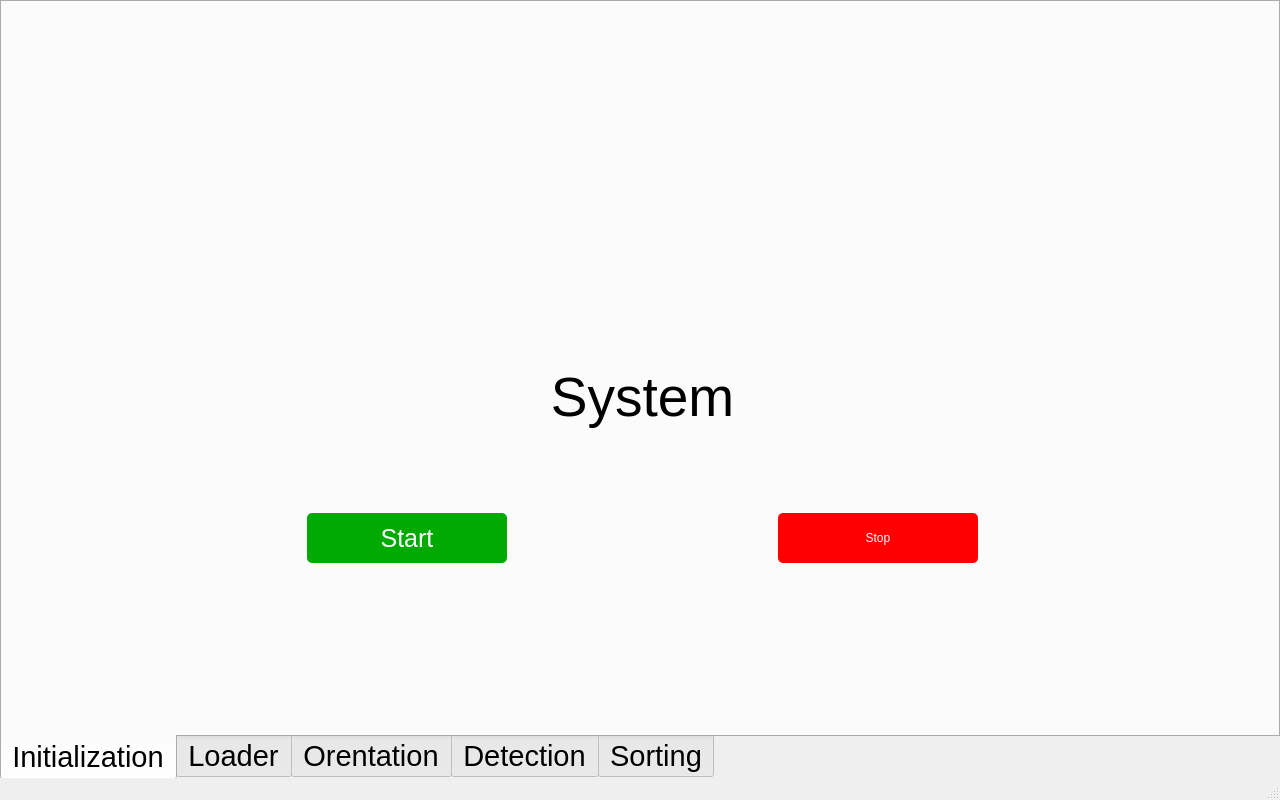
<?xml version="1.0" encoding="UTF-8"?>
<ui version="4.0">
 <class>MainWindow</class>
 <widget class="QMainWindow" name="MainWindow">
  <property name="geometry">
   <rect>
    <x>0</x>
    <y>0</y>
    <width>1280</width>
    <height>800</height>
   </rect>
  </property>
  <property name="minimumSize">
   <size>
    <width>1280</width>
    <height>800</height>
   </size>
  </property>
  <property name="maximumSize">
   <size>
    <width>1280</width>
    <height>800</height>
   </size>
  </property>
  <property name="windowTitle">
   <string>MainWindow</string>
  </property>
  <widget class="QWidget" name="centralwidget">
   <property name="maximumSize">
    <size>
     <width>1280</width>
     <height>800</height>
    </size>
   </property>
   <widget class="QTabWidget" name="tabWidget">
    <property name="geometry">
     <rect>
      <x>0</x>
      <y>0</y>
      <width>1280</width>
      <height>780</height>
     </rect>
    </property>
    <property name="sizePolicy">
     <sizepolicy hsizetype="Preferred" vsizetype="Preferred">
      <horstretch>0</horstretch>
      <verstretch>0</verstretch>
     </sizepolicy>
    </property>
    <property name="minimumSize">
     <size>
      <width>1280</width>
      <height>780</height>
     </size>
    </property>
    <property name="maximumSize">
     <size>
      <width>1280</width>
      <height>780</height>
     </size>
    </property>
    <property name="font">
     <font>
      <pointsize>22</pointsize>
     </font>
    </property>
    <property name="focusPolicy">
     <enum>Qt::TabFocus</enum>
    </property>
    <property name="layoutDirection">
     <enum>Qt::LeftToRight</enum>
    </property>
    <property name="tabPosition">
     <enum>QTabWidget::South</enum>
    </property>
    <property name="currentIndex">
     <number>0</number>
    </property>
    <widget class="QWidget" name="initialization">
     <attribute name="title">
      <string>Initialization</string>
     </attribute>
     <widget class="QLabel" name="logo">
      <property name="geometry">
       <rect>
        <x>20</x>
        <y>20</y>
        <width>270</width>
        <height>80</height>
       </rect>
      </property>
      <property name="minimumSize">
       <size>
        <width>270</width>
        <height>80</height>
       </size>
      </property>
      <property name="maximumSize">
       <size>
        <width>270</width>
        <height>80</height>
       </size>
      </property>
      <property name="text">
       <string/>
      </property>
      <property name="pixmap">
       <pixmap>../../Downloads/calyxtract.jpeg</pixmap>
      </property>
      <property name="scaledContents">
       <bool>true</bool>
      </property>
     </widget>
     <widget class="QWidget" name="layoutWidget">
      <property name="geometry">
       <rect>
        <x>0</x>
        <y>280</y>
        <width>1281</width>
        <height>281</height>
       </rect>
      </property>
      <layout class="QVBoxLayout" name="verticalLayout">
       <property name="spacing">
        <number>1</number>
       </property>
       <property name="leftMargin">
        <number>100</number>
       </property>
       <property name="rightMargin">
        <number>100</number>
       </property>
       <item>
        <widget class="QLabel" name="system">
         <property name="enabled">
          <bool>true</bool>
         </property>
         <property name="font">
          <font>
           <pointsize>41</pointsize>
          </font>
         </property>
         <property name="text">
          <string>System</string>
         </property>
         <property name="alignment">
          <set>Qt::AlignCenter</set>
         </property>
        </widget>
       </item>
       <item>
        <layout class="QHBoxLayout" name="horizontalLayout">
         <property name="spacing">
          <number>66</number>
         </property>
         <item>
          <widget class="QPushButton" name="start">
           <property name="sizePolicy">
            <sizepolicy hsizetype="Preferred" vsizetype="Preferred">
             <horstretch>0</horstretch>
             <verstretch>0</verstretch>
            </sizepolicy>
           </property>
           <property name="maximumSize">
            <size>
             <width>200</width>
             <height>50</height>
            </size>
           </property>
           <property name="font">
            <font>
             <pointsize>19</pointsize>
            </font>
           </property>
           <property name="styleSheet">
            <string notr="true">background:rgb(0, 170, 0);color:rgb(255, 255, 255);border-radius:5px;</string>
           </property>
           <property name="text">
            <string>Start</string>
           </property>
          </widget>
         </item>
         <item>
          <widget class="QPushButton" name="stop">
           <property name="sizePolicy">
            <sizepolicy hsizetype="Preferred" vsizetype="Preferred">
             <horstretch>0</horstretch>
             <verstretch>0</verstretch>
            </sizepolicy>
           </property>
           <property name="maximumSize">
            <size>
             <width>200</width>
             <height>50</height>
            </size>
           </property>
           <property name="styleSheet">
            <string notr="true">background:rgb(255, 0, 0);color:rgb(255, 255, 255);border-radius:5px;</string>
           </property>
           <property name="text">
            <string>Stop</string>
           </property>
          </widget>
         </item>
        </layout>
       </item>
      </layout>
     </widget>
    </widget>
    <widget class="QWidget" name="loader">
     <attribute name="title">
      <string>Loader</string>
     </attribute>
     <widget class="QLabel" name="logo_2">
      <property name="geometry">
       <rect>
        <x>20</x>
        <y>20</y>
        <width>270</width>
        <height>80</height>
       </rect>
      </property>
      <property name="minimumSize">
       <size>
        <width>270</width>
        <height>80</height>
       </size>
      </property>
      <property name="maximumSize">
       <size>
        <width>270</width>
        <height>80</height>
       </size>
      </property>
      <property name="text">
       <string/>
      </property>
      <property name="pixmap">
       <pixmap>../../Downloads/calyxtract.jpeg</pixmap>
      </property>
      <property name="scaledContents">
       <bool>true</bool>
      </property>
     </widget>
     <widget class="QPushButton" name="submit">
      <property name="geometry">
       <rect>
        <x>830</x>
        <y>530</y>
        <width>200</width>
        <height>50</height>
       </rect>
      </property>
      <property name="minimumSize">
       <size>
        <width>200</width>
        <height>50</height>
       </size>
      </property>
      <property name="maximumSize">
       <size>
        <width>200</width>
        <height>50</height>
       </size>
      </property>
      <property name="font">
       <font>
        <pointsize>16</pointsize>
       </font>
      </property>
      <property name="styleSheet">
       <string notr="true">background:rgb(0, 170, 0);color:rgb(255, 255, 255);border-radius:6px;</string>
      </property>
      <property name="text">
       <string>Submit</string>
      </property>
     </widget>
     <widget class="QWidget" name="layoutWidget_4">
      <property name="geometry">
       <rect>
        <x>690</x>
        <y>280</y>
        <width>481</width>
        <height>151</height>
       </rect>
      </property>
      <layout class="QVBoxLayout" name="verticalLayout_5">
       <item>
        <layout class="QHBoxLayout" name="horizontalLayout_5">
         <item>
          <widget class="QLabel" name="duration">
           <property name="font">
            <font>
             <pointsize>19</pointsize>
            </font>
           </property>
           <property name="text">
            <string>Duration</string>
           </property>
           <property name="alignment">
            <set>Qt::AlignCenter</set>
           </property>
          </widget>
         </item>
         <item>
          <widget class="QLabel" name="iteration">
           <property name="font">
            <font>
             <pointsize>19</pointsize>
            </font>
           </property>
           <property name="text">
            <string>Iteration</string>
           </property>
           <property name="alignment">
            <set>Qt::AlignCenter</set>
           </property>
          </widget>
         </item>
        </layout>
       </item>
       <item>
        <layout class="QHBoxLayout" name="horizontalLayout_6">
         <property name="spacing">
          <number>20</number>
         </property>
         <item>
          <widget class="QLineEdit" name="input_Duration">
           <property name="font">
            <font>
             <pointsize>19</pointsize>
            </font>
           </property>
          </widget>
         </item>
         <item>
          <widget class="QLineEdit" name="input_Iteration">
           <property name="font">
            <font>
             <pointsize>19</pointsize>
            </font>
           </property>
          </widget>
         </item>
        </layout>
       </item>
      </layout>
     </widget>
     <widget class="QWidget" name="layoutWidget_5">
      <property name="geometry">
       <rect>
        <x>100</x>
        <y>280</y>
        <width>171</width>
        <height>251</height>
       </rect>
      </property>
      <layout class="QVBoxLayout" name="verticalLayout_6">
       <item>
        <widget class="QCheckBox" name="device1">
         <property name="font">
          <font>
           <pointsize>19</pointsize>
          </font>
         </property>
         <property name="text">
          <string>Device 1</string>
         </property>
        </widget>
       </item>
       <item>
        <widget class="QCheckBox" name="device2">
         <property name="font">
          <font>
           <pointsize>19</pointsize>
          </font>
         </property>
         <property name="text">
          <string>Device 2</string>
         </property>
        </widget>
       </item>
       <item>
        <widget class="QCheckBox" name="device3">
         <property name="font">
          <font>
           <pointsize>19</pointsize>
          </font>
         </property>
         <property name="text">
          <string>Device 3</string>
         </property>
        </widget>
       </item>
      </layout>
     </widget>
    </widget>
    <widget class="QWidget" name="orentation">
     <attribute name="title">
      <string>Orentation</string>
     </attribute>
     <widget class="QLabel" name="logo_3">
      <property name="geometry">
       <rect>
        <x>20</x>
        <y>20</y>
        <width>270</width>
        <height>80</height>
       </rect>
      </property>
      <property name="sizePolicy">
       <sizepolicy hsizetype="Preferred" vsizetype="Preferred">
        <horstretch>0</horstretch>
        <verstretch>0</verstretch>
       </sizepolicy>
      </property>
      <property name="maximumSize">
       <size>
        <width>270</width>
        <height>80</height>
       </size>
      </property>
      <property name="text">
       <string/>
      </property>
      <property name="pixmap">
       <pixmap>../../Downloads/calyxtract.jpeg</pixmap>
      </property>
      <property name="scaledContents">
       <bool>true</bool>
      </property>
     </widget>
     <widget class="QWidget" name="layoutWidget">
      <property name="geometry">
       <rect>
        <x>0</x>
        <y>490</y>
        <width>1271</width>
        <height>171</height>
       </rect>
      </property>
      <layout class="QVBoxLayout" name="verticalLayout_3">
       <item>
        <widget class="QLabel" name="channel">
         <property name="font">
          <font>
           <pointsize>21</pointsize>
          </font>
         </property>
         <property name="text">
          <string>Channel</string>
         </property>
         <property name="alignment">
          <set>Qt::AlignCenter</set>
         </property>
        </widget>
       </item>
       <item>
        <layout class="QHBoxLayout" name="horizontalLayout_4">
         <item>
          <widget class="QPushButton" name="shifin">
           <property name="sizePolicy">
            <sizepolicy hsizetype="Preferred" vsizetype="Preferred">
             <horstretch>0</horstretch>
             <verstretch>0</verstretch>
            </sizepolicy>
           </property>
           <property name="maximumSize">
            <size>
             <width>150</width>
             <height>50</height>
            </size>
           </property>
           <property name="font">
            <font>
             <pointsize>15</pointsize>
            </font>
           </property>
           <property name="styleSheet">
            <string notr="true">background:rgb(0, 170, 0);color:rgb(255, 255, 255);border-radius:6px;</string>
           </property>
           <property name="text">
            <string>Shift In</string>
           </property>
          </widget>
         </item>
        </layout>
       </item>
      </layout>
     </widget>
     <widget class="QWidget" name="layoutWidget_2">
      <property name="geometry">
       <rect>
        <x>0</x>
        <y>220</y>
        <width>631</width>
        <height>161</height>
       </rect>
      </property>
      <layout class="QVBoxLayout" name="verticalLayout_2">
       <item>
        <widget class="QLabel" name="pod">
         <property name="font">
          <font>
           <pointsize>21</pointsize>
          </font>
         </property>
         <property name="text">
          <string>Pod</string>
         </property>
         <property name="alignment">
          <set>Qt::AlignCenter</set>
         </property>
        </widget>
       </item>
       <item>
        <layout class="QHBoxLayout" name="horizontalLayout_2">
         <property name="spacing">
          <number>10</number>
         </property>
         <property name="leftMargin">
          <number>0</number>
         </property>
         <item>
          <widget class="QPushButton" name="accept">
           <property name="sizePolicy">
            <sizepolicy hsizetype="Preferred" vsizetype="Preferred">
             <horstretch>0</horstretch>
             <verstretch>0</verstretch>
            </sizepolicy>
           </property>
           <property name="maximumSize">
            <size>
             <width>150</width>
             <height>50</height>
            </size>
           </property>
           <property name="font">
            <font>
             <pointsize>15</pointsize>
            </font>
           </property>
           <property name="styleSheet">
            <string notr="true">background:rgb(0, 170, 0);color:rgb(255, 255, 255);border-radius:6px;</string>
           </property>
           <property name="text">
            <string>Accept</string>
           </property>
          </widget>
         </item>
         <item>
          <widget class="QPushButton" name="reject">
           <property name="sizePolicy">
            <sizepolicy hsizetype="Preferred" vsizetype="Preferred">
             <horstretch>0</horstretch>
             <verstretch>0</verstretch>
            </sizepolicy>
           </property>
           <property name="maximumSize">
            <size>
             <width>150</width>
             <height>50</height>
            </size>
           </property>
           <property name="font">
            <font>
             <pointsize>15</pointsize>
            </font>
           </property>
           <property name="styleSheet">
            <string notr="true">background:rgb(0, 170, 0);color:rgb(255, 255, 255);border-radius:6px;</string>
           </property>
           <property name="text">
            <string>Reject</string>
           </property>
          </widget>
         </item>
        </layout>
       </item>
      </layout>
     </widget>
     <widget class="QWidget" name="layoutWidget_3">
      <property name="geometry">
       <rect>
        <x>630</x>
        <y>220</y>
        <width>661</width>
        <height>161</height>
       </rect>
      </property>
      <layout class="QVBoxLayout" name="verticalLayout_4">
       <item>
        <widget class="QLabel" name="rotate">
         <property name="font">
          <font>
           <pointsize>21</pointsize>
          </font>
         </property>
         <property name="text">
          <string>Rotate</string>
         </property>
         <property name="alignment">
          <set>Qt::AlignCenter</set>
         </property>
        </widget>
       </item>
       <item>
        <layout class="QHBoxLayout" name="horizontalLayout_3">
         <property name="spacing">
          <number>10</number>
         </property>
         <property name="leftMargin">
          <number>0</number>
         </property>
         <property name="rightMargin">
          <number>0</number>
         </property>
         <item>
          <widget class="QPushButton" name="clockwise">
           <property name="sizePolicy">
            <sizepolicy hsizetype="Preferred" vsizetype="Preferred">
             <horstretch>0</horstretch>
             <verstretch>0</verstretch>
            </sizepolicy>
           </property>
           <property name="maximumSize">
            <size>
             <width>150</width>
             <height>50</height>
            </size>
           </property>
           <property name="font">
            <font>
             <pointsize>15</pointsize>
            </font>
           </property>
           <property name="styleSheet">
            <string notr="true">background:rgb(0, 170, 0);color:rgb(255, 255, 255);border-radius:6px;</string>
           </property>
           <property name="text">
            <string>ClockWise</string>
           </property>
          </widget>
         </item>
         <item>
          <widget class="QPushButton" name="anticolckwise">
           <property name="sizePolicy">
            <sizepolicy hsizetype="Preferred" vsizetype="Preferred">
             <horstretch>0</horstretch>
             <verstretch>0</verstretch>
            </sizepolicy>
           </property>
           <property name="maximumSize">
            <size>
             <width>150</width>
             <height>50</height>
            </size>
           </property>
           <property name="font">
            <font>
             <pointsize>15</pointsize>
            </font>
           </property>
           <property name="styleSheet">
            <string notr="true">background:rgb(0, 170, 0);color:rgb(255, 255, 255);border-radius:6px;</string>
           </property>
           <property name="text">
            <string>AntiClockWise</string>
           </property>
          </widget>
         </item>
        </layout>
       </item>
      </layout>
     </widget>
    </widget>
    <widget class="QWidget" name="detection">
     <attribute name="title">
      <string>Detection</string>
     </attribute>
     <widget class="QLabel" name="logo_4">
      <property name="geometry">
       <rect>
        <x>-1</x>
        <y>0</y>
        <width>270</width>
        <height>80</height>
       </rect>
      </property>
      <property name="minimumSize">
       <size>
        <width>270</width>
        <height>80</height>
       </size>
      </property>
      <property name="maximumSize">
       <size>
        <width>270</width>
        <height>80</height>
       </size>
      </property>
      <property name="text">
       <string/>
      </property>
      <property name="pixmap">
       <pixmap>../../Downloads/calyxtract.jpeg</pixmap>
      </property>
      <property name="scaledContents">
       <bool>true</bool>
      </property>
     </widget>
    </widget>
    <widget class="QWidget" name="sorting_2">
     <attribute name="title">
      <string>Sorting</string>
     </attribute>
     <widget class="QLabel" name="logo_5">
      <property name="geometry">
       <rect>
        <x>0</x>
        <y>0</y>
        <width>270</width>
        <height>80</height>
       </rect>
      </property>
      <property name="minimumSize">
       <size>
        <width>270</width>
        <height>80</height>
       </size>
      </property>
      <property name="maximumSize">
       <size>
        <width>270</width>
        <height>80</height>
       </size>
      </property>
      <property name="text">
       <string/>
      </property>
      <property name="pixmap">
       <pixmap>../../Downloads/calyxtract.jpeg</pixmap>
      </property>
      <property name="scaledContents">
       <bool>true</bool>
      </property>
     </widget>
    </widget>
   </widget>
  </widget>
  <widget class="QStatusBar" name="statusbar"/>
 </widget>
 <resources/>
 <connections/>
</ui>
